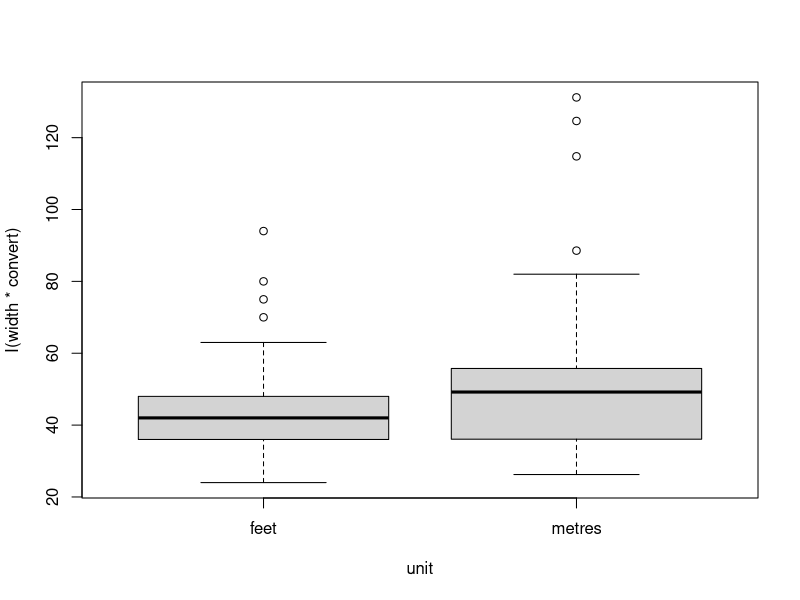

Reproduce this figure in R.
library(HSAUR3)


### Name: roomwidth
### Title: Students Estimates of Lecture Room Width
### Aliases: roomwidth
### Keywords: datasets

### ** Examples


  data("roomwidth", package = "HSAUR3")
  convert <- ifelse(roomwidth$unit == "feet", 1, 3.28)
  boxplot(I(width * convert) ~ unit, data = roomwidth)
